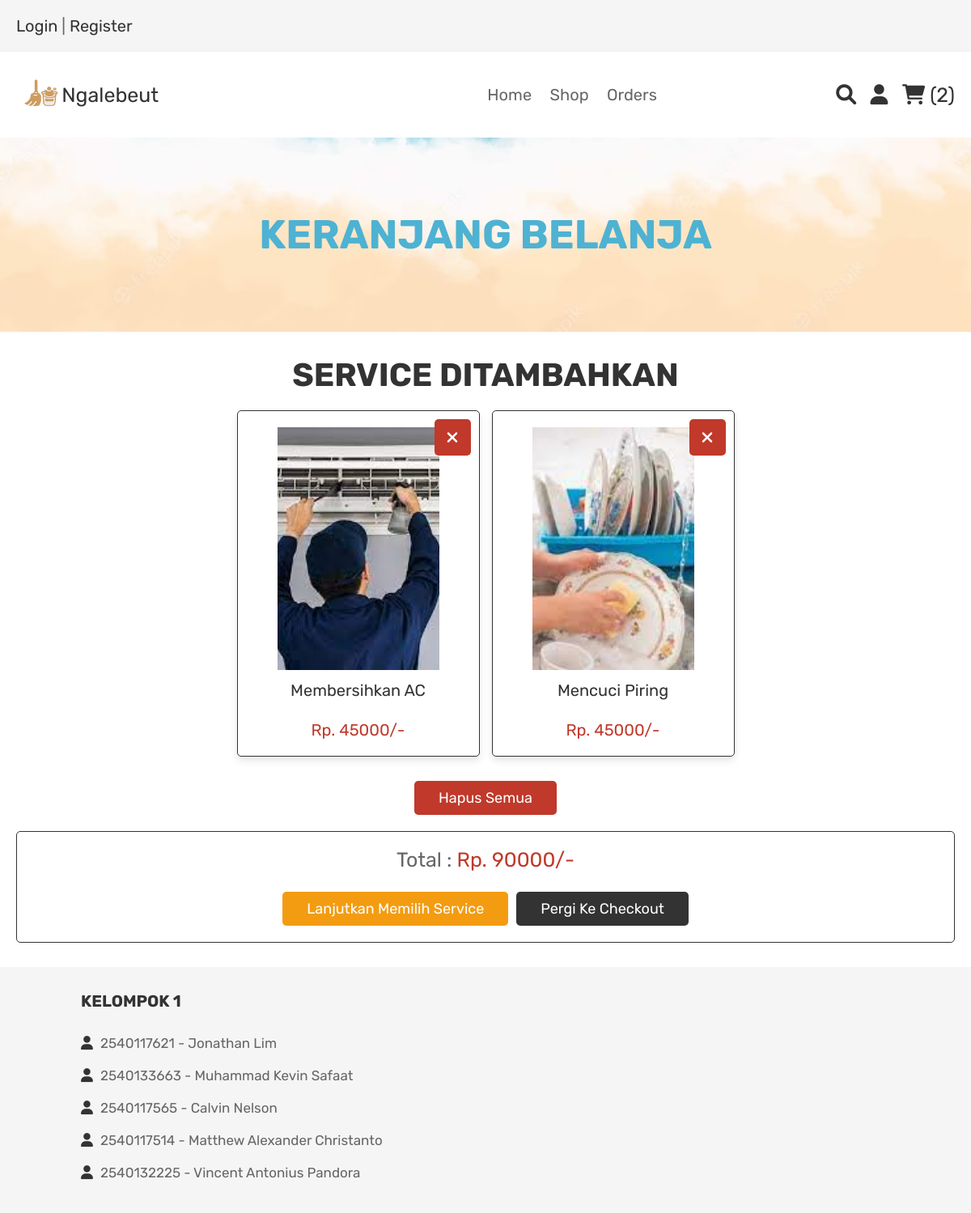
The page /cart.php (signed in) on the database its author committed.
### tables this page shows
CREATE TABLE `cart` (
  `id` int(100) NOT NULL,
  `user_id` int(100) NOT NULL,
  `name` varchar(100) NOT NULL,
  `price` int(100) NOT NULL,
  `quantity` int(100) NOT NULL,
  `image` varchar(100) NOT NULL
);

### cart.php (the view, shortened to what this page needs)
<?php
include 'config.php';
$user_id = $_SESSION['user_id'];
?>
<!DOCTYPE html>
<html lang="en">
<head>
   <link rel="stylesheet" href="https://cdnjs.cloudflare.com/ajax/libs/font-awesome/6.0.0/css/all.min.css">
   <link rel="stylesheet" href="css/style.css">
</head>
<body>
<?php include 'header.php'; ?>
<div class="heading">
   <h3>Keranjang Belanja</h3>
</div>
<section class="shopping-cart">
   <h1 class="title">Service Ditambahkan</h1>
   <div class="box-container">
      <?php
         $grand_total = 0;
         $select_cart = mysqli_query($conn, "SELECT * FROM `cart` WHERE user_id = '$user_id'") or die('query failed');
         if(mysqli_num_rows($select_cart) > 0){
            while($fetch_cart = mysqli_fetch_assoc($select_cart)){
      ?>
      <div class="box">
         <a href="cart.php?delete=<?php echo $fetch_cart['id']; ?>" class="fas fa-times" onclick="return confirm('delete this from cart?');"></a>
         <img src="uploaded_img/<?php echo $fetch_cart['image']; ?>" alt="">
         <div class="name"><?php echo $fetch_cart['name']; ?></div>
         <div class="sub-total"><span>Rp. <?php echo $sub_total = (1* $fetch_cart['price']); ?>/-</span> </div>
      </div>
      <?php
      $grand_total += $sub_total;
         }
      }else{
         echo '<p class="empty">Keranjang mu kosong!</p>';
      }
      ?>
   </div>
   <div style="margin-top: 2rem; text-align:center;">
      <a href="cart.php?delete_all" class="delete-btn <?php echo ($grand_total > 1)?'':'disabled'; ?>" onclick="return confirm('delete all from cart?');">Hapus Semua</a>
   </div>
   <div class="cart-total">
      <p>Total : <span>Rp. <?php echo $grand_total; ?>/-</span></p>
      <div class="flex">
         <a href="shop.php" class="option-btn">Lanjutkan Memilih Service</a>
         <a href="checkout.php" class="btn <?php echo ($grand_total > 1)?'':'disabled'; ?>">Pergi Ke Checkout</a>
      </div>
   </div>
</section>
<?php include 'footer.php'; ?>
</body>
</html>

### css/style.css (style rules this page uses)
:root { --black:#8e44ad; --red:#c0392b; --orange:#f39c12; --black:#333; --white:#fff; --light-color:#666; --light-white:#ccc; --light-bg:#f5f5f5; --border:.1rem solid var(--black); --box-shadow:0 .5rem 1rem rgba(0,0,0,.1); }
* { font-family: 'Rubik', sans-serif; margin:0; padding:0; box-sizing: border-box; outline: none; border:none; text-decoration: none; transition:all .2s linear; }
html { font-size: 62.5%; overflow-x: hidden; }
section { padding:3rem 2rem; }
.title { text-align: center; margin-bottom: 2rem; text-transform: uppercase; color:var(--black); font-size: 4rem; }
.btn, .option-btn, .delete-btn, .white-btn { display: inline-block; margin-top: 1rem; padding:1rem 3rem; cursor: pointer; color:var(--white); font-size: 1.8rem; border-radius: .5rem; text-transform: capitalize; }
.white-btn, .btn { background-color: var(--black); }
.option-btn { background-color: var(--orange); }
.delete-btn { background-color: var(--red); }
.heading { min-height: 30vh; display: flex; flex-flow: column; align-items: center; justify-content: center; gap:1rem; background: url(../images/home2.jpg) no-repeat; background-size: cover; background-position: center; text-align: center; }
.heading h3 { font-size: 5rem; color:#4eb2d2; text-transform: uppercase; }
.shopping-cart .box-container { max-width: 1200px; margin:0 auto; display: grid; grid-template-columns: repeat(auto-fit, 30rem); align-items: center; gap:1.5rem; justify-content: center; }
.shopping-cart .box-container .box { text-align: center; padding:2rem; border-radius: .5rem; background-color: var(--white); box-shadow: var(--box-shadow); position: relative; border:var(--border); }
.shopping-cart .box-container .box .fa-times { position: absolute; top:1rem; right:1rem; height: 4.5rem; width: 4.5rem; line-height: 4.5rem; font-size: 2rem; background-color: var(--red); color:var(--white); border-radius: .5rem; }
.shopping-cart .box-container .box img { height: 30rem; width: 20rem; object-fit: cover; }
.shopping-cart .box-container .box .name { padding:1rem 0; font-size: 2rem; color:var(--black); }
.shopping-cart .box-container .box .sub-total { padding-top: 1.5rem; font-size: 2rem; color:var(--light-color); }
.shopping-cart .box-container .box .sub-total span { color:var(--red); }
.shopping-cart .cart-total { max-width: 1200px; margin:0 auto; border:var(--border); padding:2rem; text-align: center; margin-top: 2rem; border-radius: .5rem; }
.shopping-cart .cart-total p { font-size: 2.5rem; color:var(--light-color); }
.shopping-cart .cart-total p span { color:var(--red); }
.shopping-cart .cart-total .flex { display: flex; flex-wrap: wrap; column-gap:1rem; margin-top: 1.5rem; justify-content: center; }

### rows shown on the page
cart: image (picture), name "Membersihkan AC", $sub_total=(1*$fetch_cart['price']) "45000"
cart: image (picture), name "Mencuci Piring", $sub_total=(1*$fetch_cart['price']) "45000"

### other values the page prints
$cart_rows_number "2"
$grand_total "90000"
